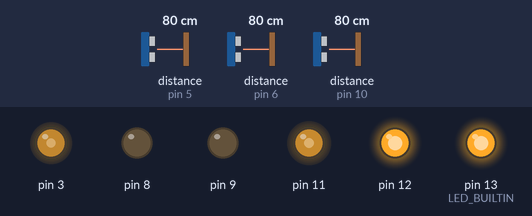
This sketch was run on a simulated Arduino Uno, built with avr-gcc and run on an emulated ATmega328P. Parts: output pins drawn as LEDs (lit = HIGH). Wiring (inferred from the names in the program): 3 × ultrasonic range finder: trigger pin 2, echo pin 10 / trigger pin 4, echo pin 5 / trigger pin 7, echo pin 6. The inputs (shaded band) are chosen by the test bench; at power-on: distance to the obstacle (sensors on pin 5, pin 6, pin 10) 80 cm. The echo pulse lasts 58.3 µs per cm; pins used as bus, display or sensor lines are not drawn.

Above: at 1.3 s.
1.4 s: distance to the obstacle (sensor on pin 5) set to 12 cm
2.9 s: distance to the obstacle (sensor on pin 5) set to 9 cm
At 4.6 s:
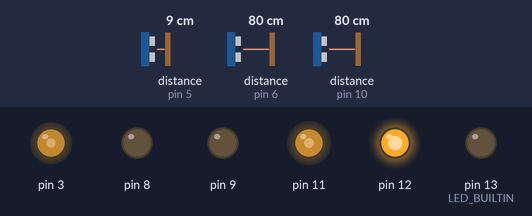
4.9 s: distance to the obstacle (sensor on pin 5) set to 18 cm
At 5.3 s:
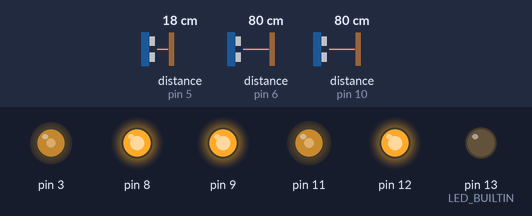
6.9 s: distance to the obstacle (sensor on pin 6) set to 17 cm
8.4 s: distance to the obstacle (sensor on pin 6) set to 14 cm
At 9.8 s:
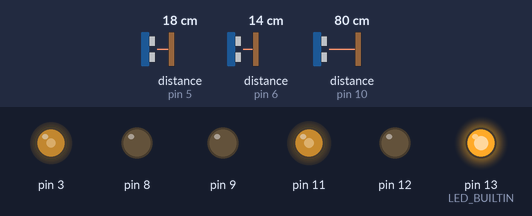
10.4 s: distance to the obstacle (sensor on pin 6) set to 18 cm
At 10.8 s:
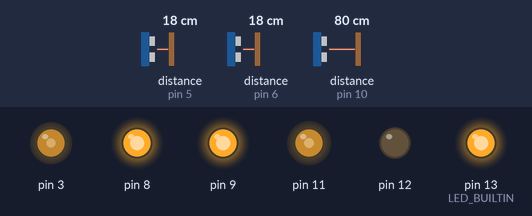
Timing chart, 0 to 13.4 s (numbered marks = the images above; inputs shaded):
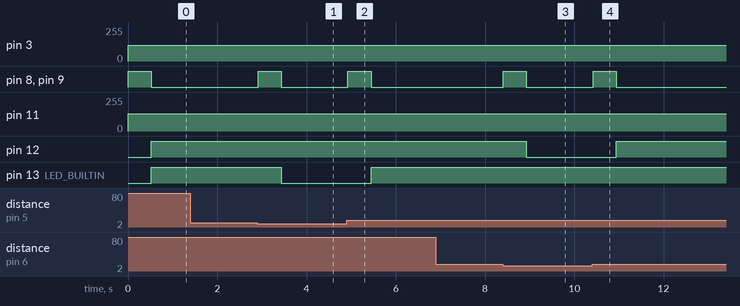

The sketch:

obstacle-avoider.ino
```cpp
#include "constants.h"
#include "obstacle-avoider/obstacle-avoider.cpp"
#include <Arduino.h>

ObstacleAvoider *obstacle_avoider;
SensorsControler *sensors;
ChasisControler *chasis;

void setup()
{
  WheelControler *left_wheel = new WheelControler(DIRECTION_LEFT, BRAKE_LEFT, SPEED_LEFT, 200);
  WheelControler *right_wheel = new WheelControler(DIRECTION_RIGHT, BRAKE_RIGHT, SPEED_RIGHT, 200);
  chasis = new ChasisControler(left_wheel, right_wheel);
  DistanceSensorControler *left_sensor = new DistanceSensorControler(TRIG_LEFT, ECHO_LEFT);
  DistanceSensorControler *right_sensor = new DistanceSensorControler(TRIG_RIGHT, ECHO_RIGHT);
  DistanceSensorControler *front_sensor = new DistanceSensorControler(TRIG, ECHO);
  sensors = new SensorsControler(left_sensor, right_sensor, front_sensor);
  obstacle_avoider = new ObstacleAvoider(chasis, sensors);
  pinMode(LED_BUILTIN, OUTPUT);
  digitalWrite(LED_BUILTIN, LOW);
}

void loop()
{
  obstacle_avoider->ride();
  delay(10);
}
```

constants.h
```cpp
#define DIRECTION_RIGHT 12
#define BRAKE_RIGHT 9
#define SPEED_RIGHT 3
#define DIRECTION_LEFT 13
#define BRAKE_LEFT 8
#define SPEED_LEFT 11
#define TRIG 7
#define ECHO 6
#define TRIG_RIGHT 4
#define ECHO_RIGHT 5
#define TRIG_LEFT 2
#define ECHO_LEFT 10
```

Measured:
- the behaviour switches between 11 and 10 cm on distance to the obstacle (sensor on pin 5) (found by bisection; images 0 and 1)
- the behaviour switches between 16 and 15 cm on distance to the obstacle (sensor on pin 6) (found by bisection; images 2 and 3)
- after the input at 1.4 s, every drawn part: stays the same
- after the input at 2.9 s, pin 8, pin 9: LOW → HIGH at once, → LOW 0.52 s later; pin 13 (LED_BUILTIN): HIGH → LOW after 0.54 s
- after the input at 4.9 s, pin 8, pin 9: LOW → HIGH at once, → LOW 0.52 s later; pin 13 (LED_BUILTIN): LOW → HIGH after 0.55 s
- after the input at 6.9 s, every drawn part: stays the same
- after the input at 8.4 s, pin 8, pin 9: LOW → HIGH at once, → LOW 0.51 s later; pin 12: HIGH → LOW after 0.53 s
- after the input at 10.4 s, pin 8, pin 9: LOW → HIGH at once, → LOW 0.52 s later; pin 12: LOW → HIGH after 0.54 s
